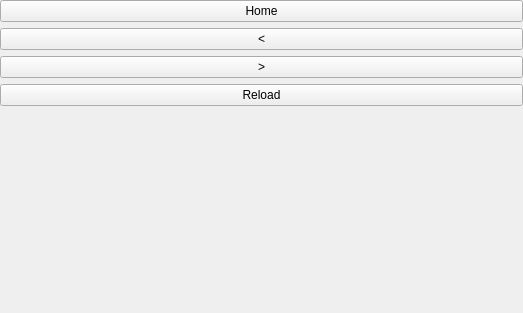
<?xml version="1.0" encoding="UTF-8"?>
<ui version="4.0">
<class>fairwind::apps::web::MainPage</class>
<widget class="QWidget" name="fairwind::apps::web::MainPage">
    <property name="geometry">
        <rect>
            <x>0</x>
            <y>0</y>
            <width>523</width>
            <height>313</height>
        </rect>
    </property>
    <property name="sizePolicy">
        <sizepolicy hsizetype="Expanding" vsizetype="Expanding">
            <horstretch>0</horstretch>
            <verstretch>0</verstretch>
        </sizepolicy>
    </property>
    <property name="windowTitle">
        <string>Form</string>
    </property>
    <layout class="QGridLayout" name="gridLayout">
        <property name="leftMargin">
            <number>0</number>
        </property>
        <property name="topMargin">
            <number>0</number>
        </property>
        <property name="rightMargin">
            <number>0</number>
        </property>
        <property name="bottomMargin">
            <number>0</number>
        </property>
        <item row="0" column="0">
            <layout class="QHBoxLayout" name="horizontalLayout">
                <property name="sizeConstraint">
                    <enum>QLayout::SetMaximumSize</enum>
                </property>
                <item>
                    <layout class="QVBoxLayout" name="verticalLayout_WebView" stretch=""/>
                </item>
                <item>
                    <layout class="QVBoxLayout" name="verticalLayout_Buttons">
                        <item>
                            <widget class="QPushButton" name="pushButton_Home">
                                <property name="text">
                                    <string>Home</string>
                                </property>
                            </widget>
                        </item>
                        <item>
                            <widget class="QPushButton" name="pushButton_Prev">
                                <property name="text">
                                    <string>&lt;</string>
                                </property>
                            </widget>
                        </item>
                        <item>
                            <widget class="QPushButton" name="pushButton_Next">
                                <property name="text">
                                    <string>&gt;</string>
                                </property>
                            </widget>
                        </item>
                        <item>
                            <widget class="QPushButton" name="pushButton_Reload">
                                <property name="text">
                                    <string>Reload</string>
                                </property>
                            </widget>
                        </item>
                        <item>
                            <spacer name="verticalSpacer">
                                <property name="orientation">
                                    <enum>Qt::Vertical</enum>
                                </property>
                                <property name="sizeHint" stdset="0">
                                    <size>
                                        <width>20</width>
                                        <height>40</height>
                                    </size>
                                </property>
                            </spacer>
                        </item>
                    </layout>
                </item>
            </layout>
        </item>
    </layout>
</widget>
<resources/>
<connections/>
</ui>
